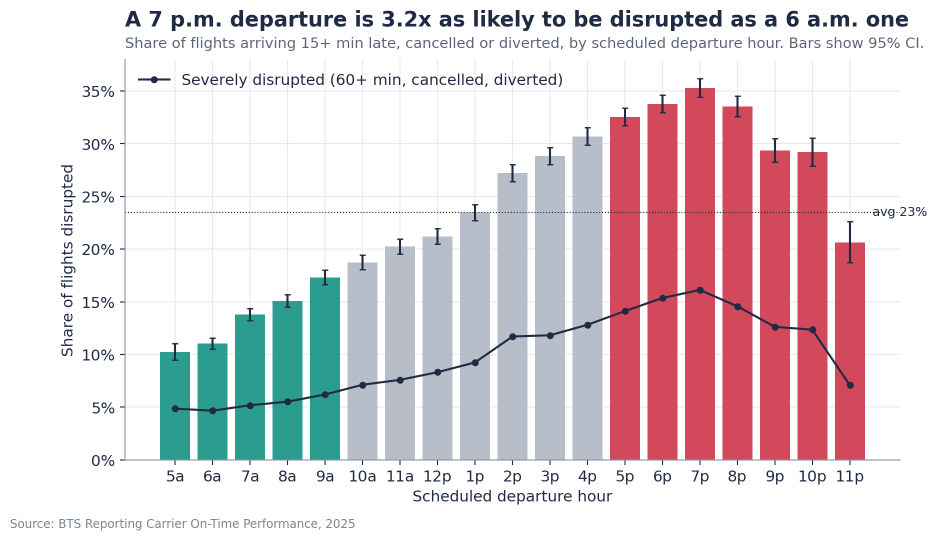
#> input picture outputs/figures/02_disruption_by_hour.png, 1874 x 1080 px (shown at 1/2 size); its folder holds 4 pictures in this run
$ python recolor_charts.py
#> lines starting #> are read from the running program, lines starting #| are printed output that depends on the picture
"""Recolour the notebook charts into the web app's palette for the simplified deck.

Each pixel is read as a blend of one chart colour with white (anti-aliasing), and re-blended from the
matching app colour with the app's paper ground, so edges stay smooth.

    python deck/build/recolor_charts.py            # writes outputs/figures/deck/<name>.png
"""
import sys
from pathlib import Path

import numpy as np
from PIL import Image

ROOT = Path(__file__).resolve().parents[2]
SRC = ROOT / "outputs" / "figures"
OUT = SRC / "deck"
OUT.mkdir(exist_ok=True)

hexrgb = lambda h: np.array([int(h[i:i + 2], 16) for i in (1, 3, 5)], dtype=float)
# chart colour (src/style.py)  ->  app colour (web/styles.css)
MAP = [
    ("#1F2A44", "#17150F"),   # ink
    ("#B8BEC9", "#CFC6B2"),   # context grey -> sand
    ("#D1495B", "#B1372B"),   # accent (bad) -> brick
    ("#2A9D8F", "#4A6B48"),   # good -> olive
    ("#3A6EA5", "#45413A"),   # blue -> dark neutral
    ("#E9A23B", "#A9761D"),   # amber -> ochre
    ("#5B6477", "#76715F"),   # subtitle -> muted
    ("#7A8394", "#76715F"),   # source line -> muted
    ("#8A93A6", "#C2BBAA"),   # axis edge -> rule
    ("#E6E9EF", "#E3DDD0"),   # grid -> paper-3
    ("#000000", "#17150F"),   # pure black text
]
WHITE = np.array([255.0, 255.0, 255.0])
PAPER = hexrgb("#F5F2EC")


def recolor(img: Image.Image) -> Image.Image:
    px = np.asarray(img.convert("RGB"), dtype=float)
    h, w, _ = px.shape
#> h = 1080; w = 1874
    flat = px.reshape(-1, 3)
    d = flat - WHITE                                   # (N,3)
    best_res = np.full(len(flat), np.inf)
    best_a = np.zeros(len(flat))
    best_i = np.zeros(len(flat), dtype=int)
    for i, (s, t) in enumerate(MAP):
        c = hexrgb(s) - WHITE
        a = np.clip((d @ c) / (c @ c), 0, 1)           # blend weight of this colour against white
        res = np.linalg.norm(d - a[:, None] * c, axis=1)
        better = res < best_res
        best_res[better], best_a[better], best_i[better] = res[better], a[better], i
    targets = np.array([hexrgb(t) for _, t in MAP])
    out = best_a[:, None] * targets[best_i] + (1 - best_a[:, None]) * PAPER
    return Image.fromarray(out.reshape(h, w, 3).round().astype(np.uint8))
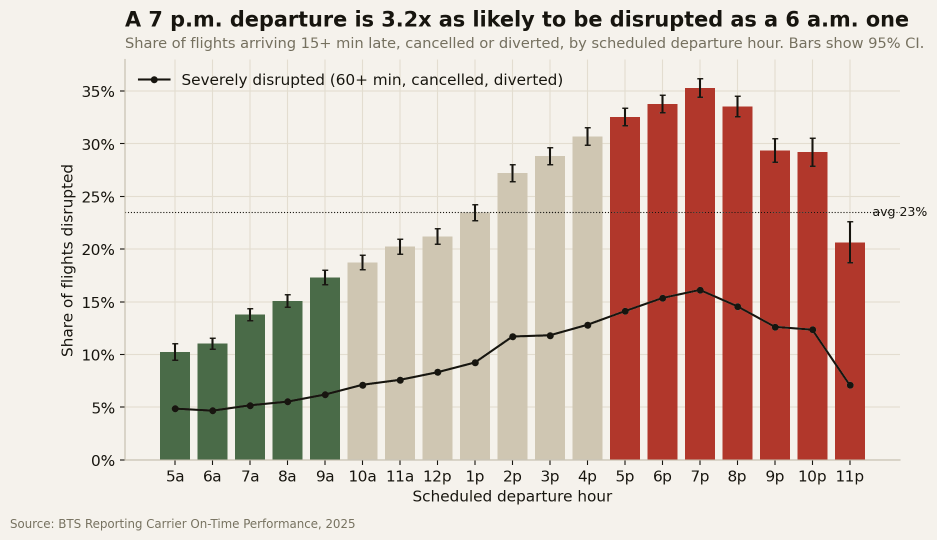
#> returned value: PIL image 1874x1080 RGB (shown at 1/2 size); mean R, G, B 218.4, 200.5, 190.9


NAMES = sys.argv[1:] or ["02_disruption_by_hour", "14_carrier_route_adjusted", "10_weather_conditions", "17_nonstop_vs_onestop", "23_policy_impact"]
for n in NAMES:
#> (the run stopped early here; a loop or call above may not have finished)
